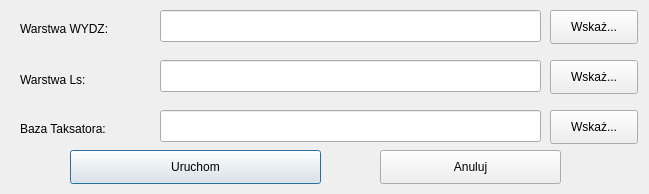
<?xml version="1.0" encoding="UTF-8"?>
<ui version="4.0">
 <class>Ui_Dialog</class>
 <widget class="QDialog" name="Ui_Dialog">
  <property name="geometry">
   <rect>
    <x>0</x>
    <y>0</y>
    <width>649</width>
    <height>194</height>
   </rect>
  </property>
  <property name="font">
   <font>
    <family>Arial</family>
   </font>
  </property>
  <property name="windowTitle">
   <string>Rozlicz powierzchnię wydzieleń- podaj dane</string>
  </property>
  <widget class="QPushButton" name="pushButton_ok">
   <property name="geometry">
    <rect>
     <x>70</x>
     <y>150</y>
     <width>251</width>
     <height>34</height>
    </rect>
   </property>
   <property name="font">
    <font>
     <family>Arial</family>
    </font>
   </property>
   <property name="text">
    <string>Uruchom</string>
   </property>
  </widget>
  <widget class="QPushButton" name="pushButton_cancel">
   <property name="geometry">
    <rect>
     <x>380</x>
     <y>150</y>
     <width>181</width>
     <height>34</height>
    </rect>
   </property>
   <property name="font">
    <font>
     <family>Arial</family>
    </font>
   </property>
   <property name="text">
    <string>Anuluj</string>
   </property>
  </widget>
  <widget class="QLineEdit" name="lineEdit_wydz">
   <property name="geometry">
    <rect>
     <x>160</x>
     <y>10</y>
     <width>381</width>
     <height>32</height>
    </rect>
   </property>
   <property name="font">
    <font>
     <family>Arial</family>
    </font>
   </property>
  </widget>
  <widget class="QLineEdit" name="lineEdit_baza">
   <property name="geometry">
    <rect>
     <x>160</x>
     <y>110</y>
     <width>381</width>
     <height>32</height>
    </rect>
   </property>
   <property name="font">
    <font>
     <family>Arial</family>
    </font>
   </property>
  </widget>
  <widget class="QLineEdit" name="lineEdit_ls">
   <property name="geometry">
    <rect>
     <x>160</x>
     <y>60</y>
     <width>381</width>
     <height>32</height>
    </rect>
   </property>
   <property name="font">
    <font>
     <family>Arial</family>
    </font>
   </property>
  </widget>
  <widget class="QLabel" name="label">
   <property name="geometry">
    <rect>
     <x>20</x>
     <y>20</y>
     <width>131</width>
     <height>18</height>
    </rect>
   </property>
   <property name="font">
    <font>
     <family>Arial</family>
    </font>
   </property>
   <property name="text">
    <string>Warstwa WYDZ:</string>
   </property>
  </widget>
  <widget class="QLabel" name="label_2">
   <property name="geometry">
    <rect>
     <x>20</x>
     <y>120</y>
     <width>131</width>
     <height>18</height>
    </rect>
   </property>
   <property name="font">
    <font>
     <family>Arial</family>
    </font>
   </property>
   <property name="text">
    <string>Baza Taksatora:</string>
   </property>
  </widget>
  <widget class="QLabel" name="label_3">
   <property name="geometry">
    <rect>
     <x>20</x>
     <y>70</y>
     <width>131</width>
     <height>20</height>
    </rect>
   </property>
   <property name="font">
    <font>
     <family>Arial</family>
    </font>
   </property>
   <property name="text">
    <string>Warstwa Ls:</string>
   </property>
  </widget>
  <widget class="QPushButton" name="pushButton_wydz">
   <property name="geometry">
    <rect>
     <x>550</x>
     <y>10</y>
     <width>88</width>
     <height>34</height>
    </rect>
   </property>
   <property name="font">
    <font>
     <family>Arial</family>
    </font>
   </property>
   <property name="text">
    <string>Wskaż...</string>
   </property>
  </widget>
  <widget class="QPushButton" name="pushButton_baza">
   <property name="geometry">
    <rect>
     <x>550</x>
     <y>110</y>
     <width>88</width>
     <height>34</height>
    </rect>
   </property>
   <property name="font">
    <font>
     <family>Arial</family>
    </font>
   </property>
   <property name="text">
    <string>Wskaż...</string>
   </property>
  </widget>
  <widget class="QPushButton" name="pushButton_ls">
   <property name="geometry">
    <rect>
     <x>550</x>
     <y>60</y>
     <width>88</width>
     <height>34</height>
    </rect>
   </property>
   <property name="font">
    <font>
     <family>Arial</family>
    </font>
   </property>
   <property name="text">
    <string>Wskaż...</string>
   </property>
  </widget>
 </widget>
 <resources/>
 <connections/>
</ui>
